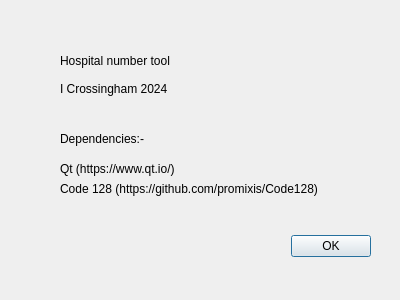
<?xml version="1.0" encoding="UTF-8"?>
<ui version="4.0">
 <class>About</class>
 <widget class="QDialog" name="About">
  <property name="geometry">
   <rect>
    <x>0</x>
    <y>0</y>
    <width>400</width>
    <height>300</height>
   </rect>
  </property>
  <property name="windowTitle">
   <string>Dialog</string>
  </property>
  <widget class="QDialogButtonBox" name="about_but">
   <property name="geometry">
    <rect>
     <x>30</x>
     <y>230</y>
     <width>341</width>
     <height>32</height>
    </rect>
   </property>
   <property name="orientation">
    <enum>Qt::Orientation::Horizontal</enum>
   </property>
   <property name="standardButtons">
    <set>QDialogButtonBox::StandardButton::Ok</set>
   </property>
  </widget>
  <widget class="QLabel" name="label">
   <property name="geometry">
    <rect>
     <x>60</x>
     <y>50</y>
     <width>141</width>
     <height>21</height>
    </rect>
   </property>
   <property name="text">
    <string>Hospital number tool</string>
   </property>
  </widget>
  <widget class="QLabel" name="label_2">
   <property name="geometry">
    <rect>
     <x>60</x>
     <y>80</y>
     <width>131</width>
     <height>18</height>
    </rect>
   </property>
   <property name="text">
    <string>I Crossingham 2024</string>
   </property>
  </widget>
  <widget class="QLabel" name="label_3">
   <property name="geometry">
    <rect>
     <x>60</x>
     <y>130</y>
     <width>101</width>
     <height>18</height>
    </rect>
   </property>
   <property name="text">
    <string>Dependencies:-</string>
   </property>
  </widget>
  <widget class="QLabel" name="label_4">
   <property name="geometry">
    <rect>
     <x>60</x>
     <y>160</y>
     <width>241</width>
     <height>18</height>
    </rect>
   </property>
   <property name="text">
    <string>Qt (&lt;href a=https://www.qt.io/&gt;https://www.qt.io/&lt;/href&gt;)</string>
   </property>
   <property name="textFormat">
    <enum>Qt::TextFormat::RichText</enum>
   </property>
  </widget>
  <widget class="QLabel" name="label_5">
   <property name="geometry">
    <rect>
     <x>60</x>
     <y>180</y>
     <width>311</width>
     <height>18</height>
    </rect>
   </property>
   <property name="text">
    <string>Code 128 (&lt;href a=https://github.com/promixis/Code128&gt;https://github.com/promixis/Code128&lt;/href&gt;)</string>
   </property>
   <property name="textFormat">
    <enum>Qt::TextFormat::RichText</enum>
   </property>
  </widget>
 </widget>
 <resources/>
 <connections>
  <connection>
   <sender>about_but</sender>
   <signal>accepted()</signal>
   <receiver>About</receiver>
   <slot>accept()</slot>
   <hints>
    <hint type="sourcelabel">
     <x>248</x>
     <y>254</y>
    </hint>
    <hint type="destinationlabel">
     <x>157</x>
     <y>274</y>
    </hint>
   </hints>
  </connection>
  <connection>
   <sender>about_but</sender>
   <signal>rejected()</signal>
   <receiver>About</receiver>
   <slot>reject()</slot>
   <hints>
    <hint type="sourcelabel">
     <x>316</x>
     <y>260</y>
    </hint>
    <hint type="destinationlabel">
     <x>286</x>
     <y>274</y>
    </hint>
   </hints>
  </connection>
 </connections>
</ui>
